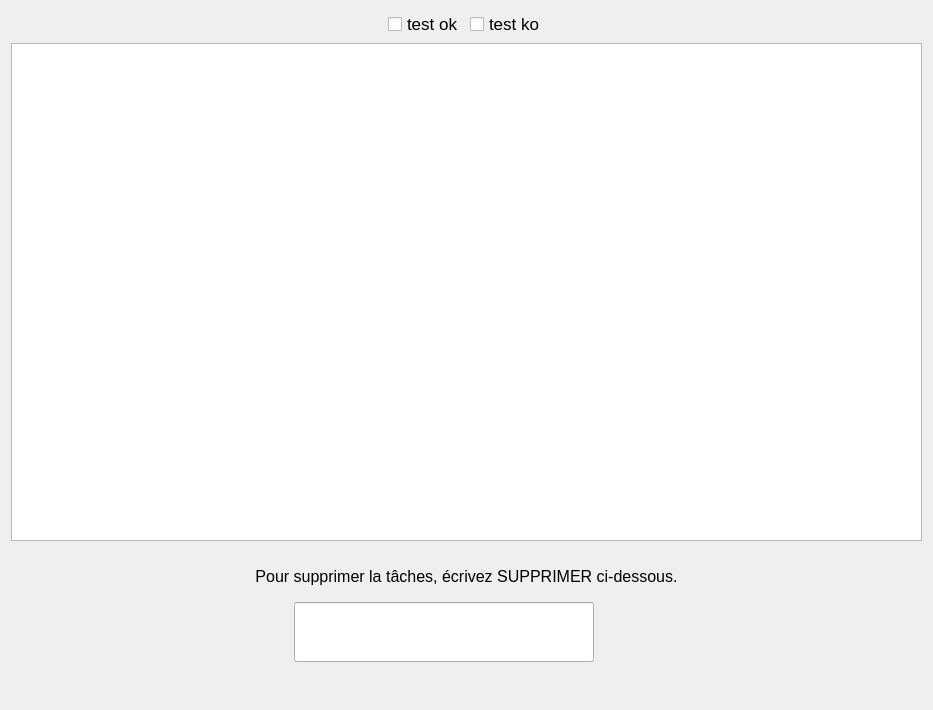
<?xml version="1.0" encoding="UTF-8"?>
<ui version="4.0">
 <class>UiTestUnitaire</class>
 <widget class="QDialog" name="UiTestUnitaire">
  <property name="geometry">
   <rect>
    <x>0</x>
    <y>0</y>
    <width>933</width>
    <height>710</height>
   </rect>
  </property>
  <property name="windowTitle">
   <string>Dialog</string>
  </property>
  <layout class="QVBoxLayout" name="verticalLayout_2">
   <item>
    <layout class="QHBoxLayout" name="horizontalLayout">
     <item>
      <spacer name="horizontalSpacer_2">
       <property name="orientation">
        <enum>Qt::Horizontal</enum>
       </property>
       <property name="sizeHint" stdset="0">
        <size>
         <width>40</width>
         <height>20</height>
        </size>
       </property>
      </spacer>
     </item>
     <item>
      <widget class="QCheckBox" name="ok">
       <property name="minimumSize">
        <size>
         <width>25</width>
         <height>25</height>
        </size>
       </property>
       <property name="font">
        <font>
         <pointsize>13</pointsize>
        </font>
       </property>
       <property name="text">
        <string>test ok</string>
       </property>
      </widget>
     </item>
     <item>
      <widget class="QCheckBox" name="failed">
       <property name="minimumSize">
        <size>
         <width>25</width>
         <height>25</height>
        </size>
       </property>
       <property name="font">
        <font>
         <pointsize>13</pointsize>
        </font>
       </property>
       <property name="text">
        <string>test ko</string>
       </property>
      </widget>
     </item>
     <item>
      <spacer name="horizontalSpacer">
       <property name="orientation">
        <enum>Qt::Horizontal</enum>
       </property>
       <property name="sizeHint" stdset="0">
        <size>
         <width>40</width>
         <height>20</height>
        </size>
       </property>
      </spacer>
     </item>
    </layout>
   </item>
   <item>
    <widget class="QTableWidget" name="tableWidgetTest">
     <property name="editTriggers">
      <set>QAbstractItemView::NoEditTriggers</set>
     </property>
     <property name="alternatingRowColors">
      <bool>true</bool>
     </property>
     <property name="selectionBehavior">
      <enum>QAbstractItemView::SelectRows</enum>
     </property>
     <property name="showGrid">
      <bool>false</bool>
     </property>
     <property name="sortingEnabled">
      <bool>true</bool>
     </property>
    </widget>
   </item>
   <item>
    <widget class="QWidget" name="delBox" native="true">
     <layout class="QVBoxLayout" name="verticalLayout">
      <item>
       <widget class="QLabel" name="label">
        <property name="minimumSize">
         <size>
          <width>0</width>
          <height>40</height>
         </size>
        </property>
        <property name="font">
         <font>
          <pointsize>12</pointsize>
         </font>
        </property>
        <property name="text">
         <string>Pour supprimer la tâches, écrivez SUPPRIMER ci-dessous.</string>
        </property>
        <property name="alignment">
         <set>Qt::AlignCenter</set>
        </property>
       </widget>
      </item>
      <item>
       <layout class="QHBoxLayout" name="horizontalLayout_3">
        <item>
         <spacer name="horizontalSpacer_5">
          <property name="orientation">
           <enum>Qt::Horizontal</enum>
          </property>
          <property name="sizeHint" stdset="0">
           <size>
            <width>40</width>
            <height>20</height>
           </size>
          </property>
         </spacer>
        </item>
        <item>
         <widget class="QLineEdit" name="delLine">
          <property name="minimumSize">
           <size>
            <width>300</width>
            <height>60</height>
           </size>
          </property>
          <property name="maximumSize">
           <size>
            <width>300</width>
            <height>60</height>
           </size>
          </property>
          <property name="font">
           <font>
            <pointsize>13</pointsize>
           </font>
          </property>
         </widget>
        </item>
        <item>
         <widget class="QPushButton" name="confirmDel">
          <property name="text">
           <string/>
          </property>
          <property name="icon">
           <iconset resource="Images.qrc">
            <normaloff>:/new/MenuInterface/Ressouces/dnd-512.png</normaloff>:/new/MenuInterface/Ressouces/dnd-512.png</iconset>
          </property>
          <property name="iconSize">
           <size>
            <width>40</width>
            <height>40</height>
           </size>
          </property>
          <property name="flat">
           <bool>true</bool>
          </property>
         </widget>
        </item>
        <item>
         <spacer name="horizontalSpacer_6">
          <property name="orientation">
           <enum>Qt::Horizontal</enum>
          </property>
          <property name="sizeHint" stdset="0">
           <size>
            <width>40</width>
            <height>20</height>
           </size>
          </property>
         </spacer>
        </item>
       </layout>
      </item>
     </layout>
    </widget>
   </item>
   <item>
    <layout class="QHBoxLayout" name="horizontalLayout_2">
     <item>
      <spacer name="horizontalSpacer_3">
       <property name="orientation">
        <enum>Qt::Horizontal</enum>
       </property>
       <property name="sizeHint" stdset="0">
        <size>
         <width>40</width>
         <height>20</height>
        </size>
       </property>
      </spacer>
     </item>
     <item>
      <widget class="QPushButton" name="addTest">
       <property name="text">
        <string/>
       </property>
       <property name="icon">
        <iconset resource="Images.qrc">
         <normaloff>:/new/MenuInterface/Ressouces/box-plus@2x.png</normaloff>:/new/MenuInterface/Ressouces/box-plus@2x.png</iconset>
       </property>
       <property name="iconSize">
        <size>
         <width>40</width>
         <height>40</height>
        </size>
       </property>
       <property name="flat">
        <bool>true</bool>
       </property>
      </widget>
     </item>
     <item>
      <widget class="QPushButton" name="DelTest">
       <property name="text">
        <string/>
       </property>
       <property name="icon">
        <iconset resource="Images.qrc">
         <normaloff>:/new/MenuInterface/Ressouces/box-minus@2x.png</normaloff>:/new/MenuInterface/Ressouces/box-minus@2x.png</iconset>
       </property>
       <property name="iconSize">
        <size>
         <width>40</width>
         <height>40</height>
        </size>
       </property>
       <property name="flat">
        <bool>true</bool>
       </property>
      </widget>
     </item>
     <item>
      <spacer name="horizontalSpacer_4">
       <property name="orientation">
        <enum>Qt::Horizontal</enum>
       </property>
       <property name="sizeHint" stdset="0">
        <size>
         <width>40</width>
         <height>20</height>
        </size>
       </property>
      </spacer>
     </item>
    </layout>
   </item>
  </layout>
 </widget>
 <resources>
  <include location="Images.qrc"/>
 </resources>
 <connections/>
</ui>
